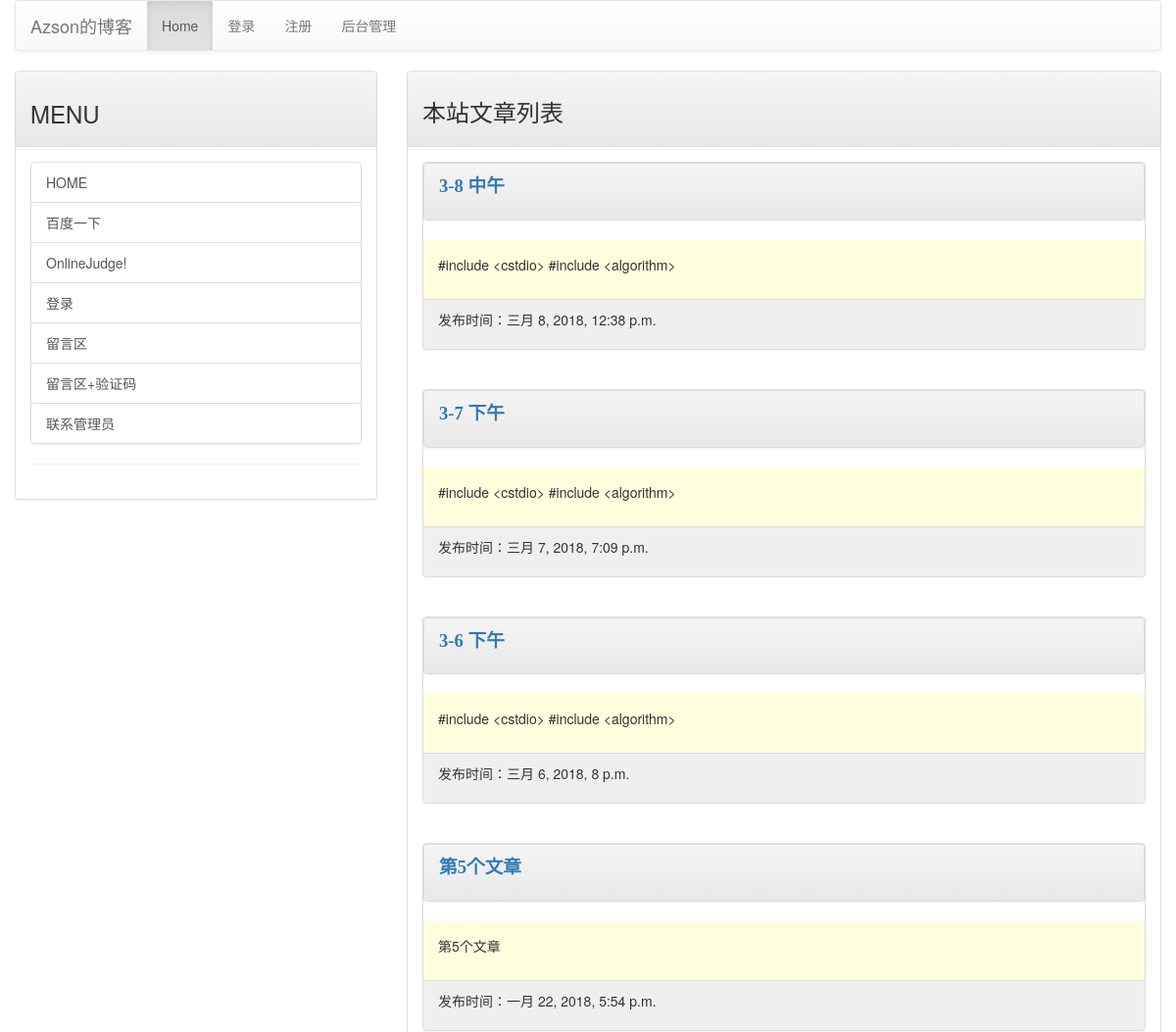
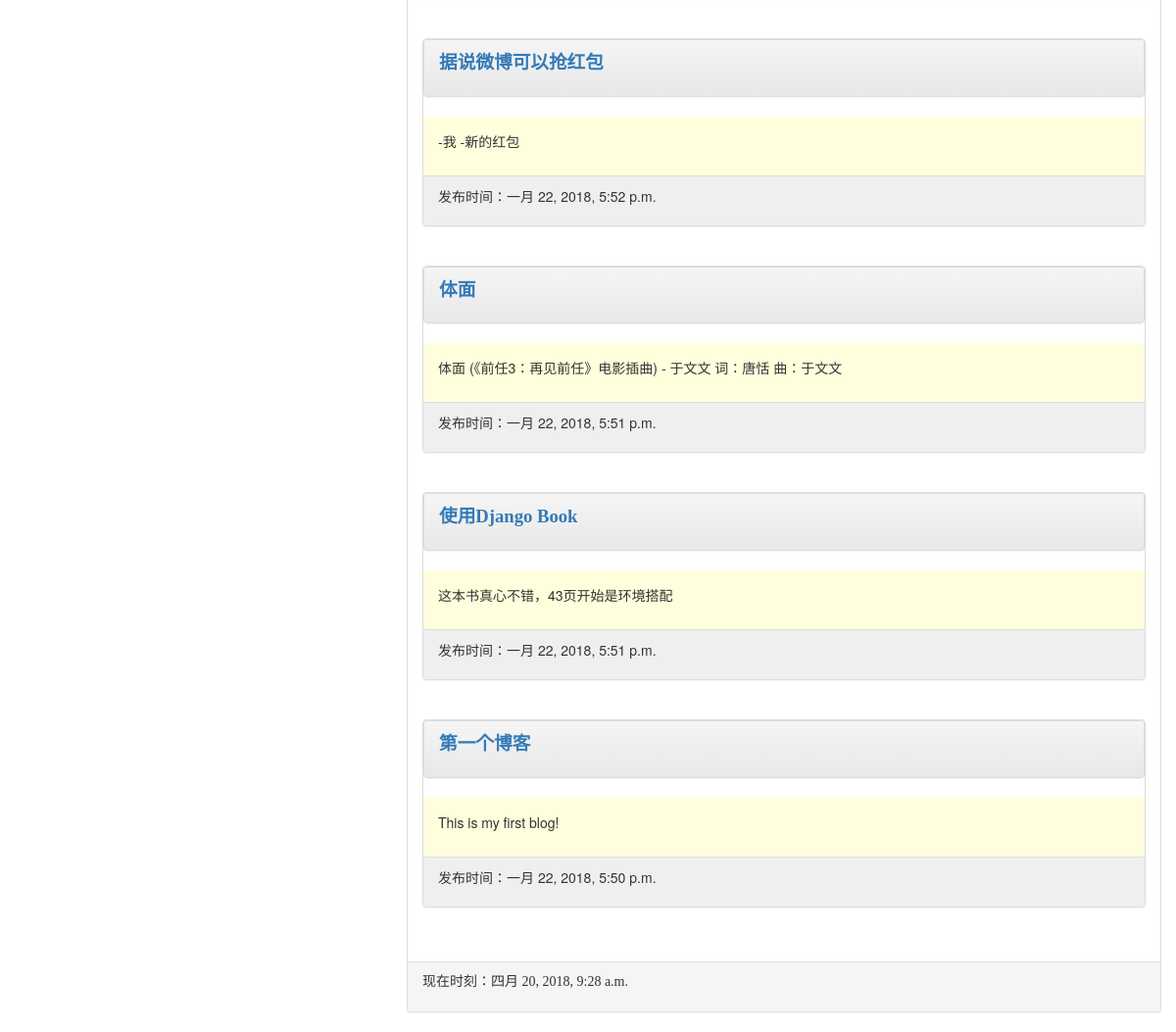
The page / on the database its author committed (2 pictures, top to bottom).
### mainsite/models.py (models this page shows, shortened)
class Post(models.Model):
    title = models.CharField(max_length=200)
    slug = models.CharField(max_length=200)
    body = models.TextField()
    pub_date = models.DateTimeField(default=timezone.now)
    class Meta:
        ordering = ('-pub_date', )

### mainsite/views.py (the view)
# urls.py: url(r'^$', homepage),
def homepage(request, pid=None, del_pass=None):
    if(request.user.is_authenticated()):
        username = request.user.username
    mymsg = messages.get_messages(request)
    template = get_template('index.html')
    posts = Post.objects.all()
    now = datetime.now()
    html = template.render(locals())
    return HttpResponse(html)

### templates/index.html (shortened to what this page needs)
{% extends 'base.html' %}
{% block headmessage %}
    <h3 style="font-family: 楷体;">本站文章列表</h3>
{% endblock %}
{% block content %}
    {% for post in posts %}
        <div class="panel panel-default">
            <div class="panel panel-heading">
                <p style="font-family: 微软雅黑;font-size: 14pt;font-weight: bold;">
                    <a href="/post/{{ post.slug }}">{{ post.title }}</a>
                </p>
            </div>
            <div class="panel-body" style="background-color: #ffffdd;">
                <p>
                    {{ post.body | truncatechars:40 }}
                </p>
            </div>
            <div class="panel-footer" style="background-color: #efefef;">
                <p>
                    发布时间：{{ post.pub_date}}
                </p>
            </div>
        </div>
        <br>
    {% endfor %}
{% endblock %}

### templates/base.html (shortened to what this page needs)
<!DOCTYPE html>
<html lang="en">
<head>
<link rel="stylesheet" href="https://maxcdn.bootstrapcdn.com/bootstrap/3.3.7/css/bootstrap.min.css">
<link rel="stylesheet" href="https://maxcdn.bootstrapcdn.com/bootstrap/3.3.7/css/bootstrap-theme.min.css">
</head>
<body>
    <div class="container-fluid">
        {% include 'header2.html' %}
        <div class="row">
            <div class="col-sm-4 col-md-4">
                <div class="panel panel-default">
                    <div class="panel-heading">
                        <h3>
                            MENU
                        </h3>
                    </div>
                    <div class="panel-body">
                        <div class="list-group">
                            <a href="/" class="list-group-item">HOME</a>
                            <a href="http://www.baidu.com" class="list-group-item">百度一下</a>
                            <a href="/showProblem/0/" class="list-group-item">OnlineJudge!</a>
                            <a href="/login/" class="list-group-item">登录</a>
                            <a href="/mark/" class="list-group-item">留言区</a>
                            <a href="/post02/" class="list-group-item">留言区+验证码</a>
                            <a href="/contact/" class="list-group-item">联系管理员</a>
                        </div>
                         <hr />
                    </div>
                </div>
            </div>
            <div class="col-sm-8 col-md-8">
                <div class="panel panel-default">
                    <div class="panel-heading">
                        {% block headmessage %} {% endblock %}
                    </div>
                    <div class="panel-body">
                        {% block content %} {% endblock %}
                    </div>
                    <div class="panel-footer">
                        {% include 'footer.html' %}
                    </div>
                </div>
            </div>
        </div>
    </div>
</body>
</html>

### templates/header2.html
<nav class="navbar navbar-default">
    <div class="container-fluid">
        <div class="navbar-header">
            <div class="navbar-brand" align=center>
                Azson的博客
            </div>
        </div>
            <ul class="nav navbar-nav">
                <li class="active"><a href="/">Home</a> </li>
                {% if username %}
                    <li><a href="/userinfo/">个人资料</a> </li>
                    <li><a href="/writeBlog/">写日志</a> </li>
                    <li><a href="/showBlog/">我的日志</a> </li>
                    <li><a href="/contact/">联络管理员</a> </li>
                    <li><a href="/logout/">注销</a> </li>
                {% else %}
                    <li><a href="/login/">登录</a> </li>
                    <li><a href="/accounts/register/">注册</a> </li>
                {% endif %}
                <li><a href="/admin/">后台管理</a> </li>
            </ul>
    </div>
</nav>

### templates/footer.html
<!DOCTYPE html>
{% block footer %}
    {% if now %}
    <p style="font-family: 微软雅黑;">现在时刻：{{ now }}</p>
    {% else %}
    <p style="font-family: 微软雅黑;">本文内容摘自网络……{{ now }}</p>
    {% endif %}
{% endblock %}

### rows shown on the page
Post: title "3-8 中午", body "#include <cstdio> #include <algorithm>", pub_date "三月 8, 2018, 12:38 p.m."
Post: title "3-7 下午", body "#include <cstdio> #include <algorithm>", pub_date "三月 7, 2018, 7:09 p.m."
Post: title "3-6 下午", body "#include <cstdio> #include <algorithm>", pub_date "三月 6, 2018, 8 p.m."
Post: title "第5个文章", body "第5个文章", pub_date "一月 22, 2018, 5:54 p.m."
Post: title "据说微博可以抢红包", body "-我 -新的红包", pub_date "一月 22, 2018, 5:52 p.m."
Post: title "体面", body "体面 (《前任3：再见前任》电影插曲) - 于文文 词：唐恬 曲：于文文", pub_date "一月 22, 2018, 5:51 p.m."
Post: title "使用Django Book", body "这本书真心不错，43页开始是环境搭配", pub_date "一月 22, 2018, 5:51 p.m."
Post: title "第一个博客", body "This is my first blog!", pub_date "一月 22, 2018, 5:50 p.m."
